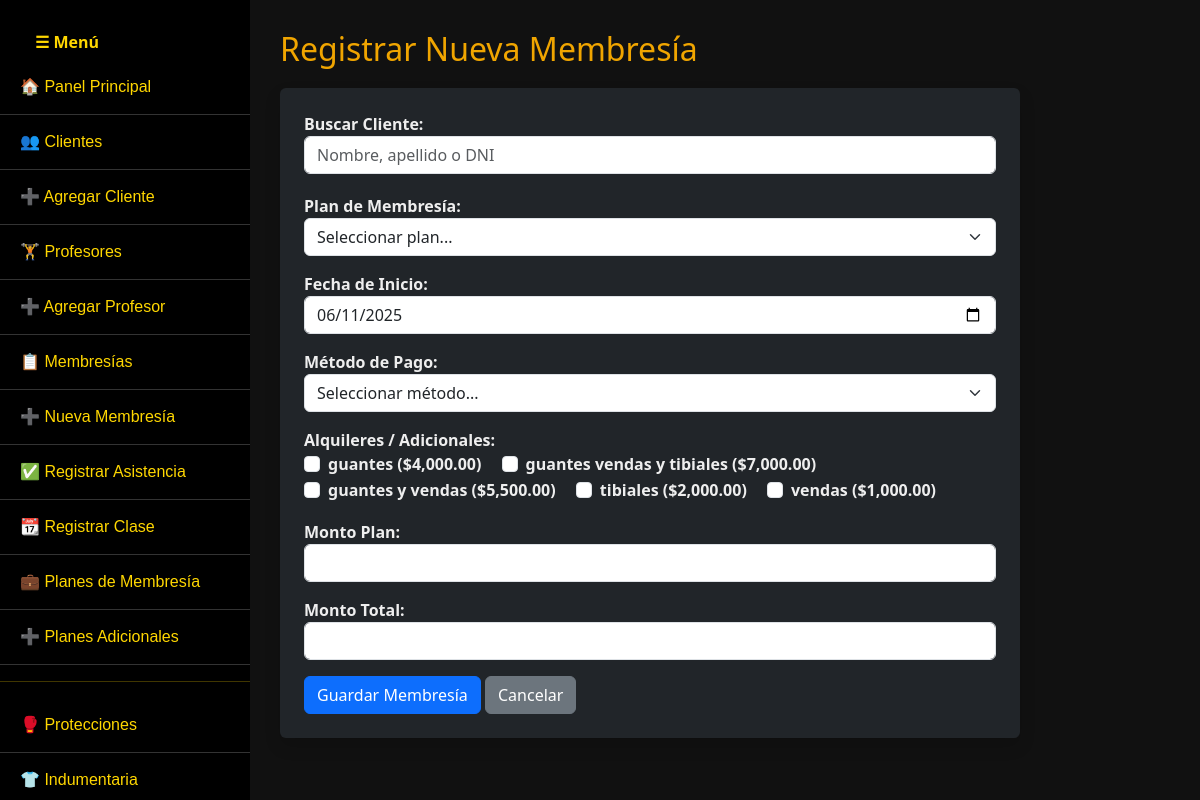
Screenshot of /agregar_membresia.php with the database file from the repository.
### tables this page shows
CREATE TABLE `planes_adicionales` (
  `id` int(11) NOT NULL,
  `nombre` varchar(100) NOT NULL,
  `monto` decimal(10,2) NOT NULL
);

### agregar_membresia.php (the view, shortened to what this page needs)
<?php
include 'conexion.php';
include 'menu.php';
$adicionales = $conexion->query("SELECT id, nombre, monto FROM planes_adicionales ORDER BY nombre");
?>
<!DOCTYPE html>
<html lang="es">
<head>
  <link href="https://cdn.jsdelivr.net/npm/bootstrap@5.3.0/dist/css/bootstrap.min.css" rel="stylesheet">
</head>
<body>
  <div class="container">
    <h2>Registrar Nueva Membresía</h2>
    <form action="guardar_membresia.php" method="POST" class="bg-dark p-4 rounded shadow">
      <div class="mb-3">
        <label for="cliente_busqueda">Buscar Cliente:</label>
        <input type="text" id="cliente_busqueda" class="form-control" placeholder="Nombre, apellido o DNI" autocomplete="off">
      </div>
      <div class="mb-3">
        <label for="plan_id">Plan de Membresía:</label>
        <select name="plan_id" id="plan_id" class="form-select" onchange="actualizarMonto()" required>
          <option value="">Seleccionar plan...</option>
        </select>
      </div>
      <div class="mb-3">
        <label for="fecha_inicio">Fecha de Inicio:</label>
        <input type="date" name="fecha_inicio" id="fecha_inicio" class="form-control" value="<?= date('Y-m-d') ?>" required>
      </div>
      <div class="mb-3">
        <label for="metodo_pago">Método de Pago:</label>
        <select name="metodo_pago" id="metodo_pago" class="form-select" required>
          <option value="">Seleccionar método...</option>
        </select>
      </div>
      <div class="mb-3">
        <label>Alquileres / Adicionales:</label><br>
        <?php while ($a = $adicionales->fetch_assoc()): ?>
          <div class="form-check form-check-inline">
            <input class="form-check-input adicional" type="checkbox" name="adicionales[]" value="<?= $a['id'] ?>" data-monto="<?= $a['monto'] ?>">
            <label class="form-check-label"><?= $a['nombre'] . " ($" . number_format($a['monto'], 2) . ")" ?></label>
          </div>
        <?php endwhile; ?>
      </div>
      <div class="mb-3">
        <label>Monto Plan:</label>
        <input type="text" id="monto_plan" class="form-control" readonly>
      </div>
      <div class="mb-3">
        <label>Monto Total:</label>
        <input type="text" name="monto_pagado" id="monto_total" class="form-control" readonly required>
      </div>
      <button type="submit" class="btn btn-primary">Guardar Membresía</button>
      <a href="membresias.php" class="btn btn-secondary">Cancelar</a>
    </form>
  </div>
</body>
</html>

### menu.php (shortened to what this page needs)
<div id="menuToggle" onclick="toggleMenu()">☰ Menú</div>
<div id="sidebar">
  <a href="index.php">🏠 Panel Principal</a>
  <a href="clientes.php">👥 Clientes</a>
  <a href="agregar_cliente.php">➕ Agregar Cliente</a>
  <a href="profesores.php">🏋️ Profesores</a>
  <a href="agregar_profesor.php">➕ Agregar Profesor</a>
  <a href="membresias.php">📋 Membresías</a>
  <a href="agregar_membresia.php">➕ Nueva Membresía</a>
  <a href="registrar_asistencia.php">✅ Registrar Asistencia</a>
  <a href="registrar_clase_realizada.php">📆 Registrar Clase</a>
  <a href="planes.php">💼 Planes de Membresía</a>
  <a href="planes_adicionales.php">➕ Planes Adicionales</a>
  <hr style="border-color:#FFD700;">
  <a href="ventas_protecciones.php">🥊 Protecciones</a>
  <a href="ventas_indumentaria.php">👕 Indumentaria</a>
</div>

### menu.php (style rules this page uses)
body { margin: 0; padding: 0; }
#menuToggle { position: fixed; top: 20px; left: 20px; z-index: 1000; background-color: #000; color: #FFD700; padding: 10px 15px; border-radius: 5px; font-weight: bold; cursor: pointer; }
#sidebar { position: fixed; top: 0; left: 0; background-color: #000; width: 250px; height: 100%; overflow-y: auto; padding-top: 60px; transition: transform 0.3s ease; z-index: 999; color: #FFD700; font-family: Arial, sans-serif; }
#sidebar a { display: block; padding: 15px 20px; color: #FFD700; text-decoration: none; border-bottom: 1px solid #333; font-size: 16px; }

### agregar_membresia.php (style rules this page uses)
body { background: #111; color: #eee; }
.container { margin-left: 250px; padding: 30px; max-width: 800px; }
label { font-weight: bold; }
h2 { color: #f0a500; margin-bottom: 20px; }

### rows the page displays
planes_adicionales: nombre "guantes", monto "4,000.00"
planes_adicionales: nombre "guantes vendas y tibiales", monto "7,000.00"
planes_adicionales: nombre "guantes y vendas", monto "5,500.00"
planes_adicionales: nombre "tibiales", monto "2,000.00"
planes_adicionales: nombre "vendas", monto "1,000.00"
